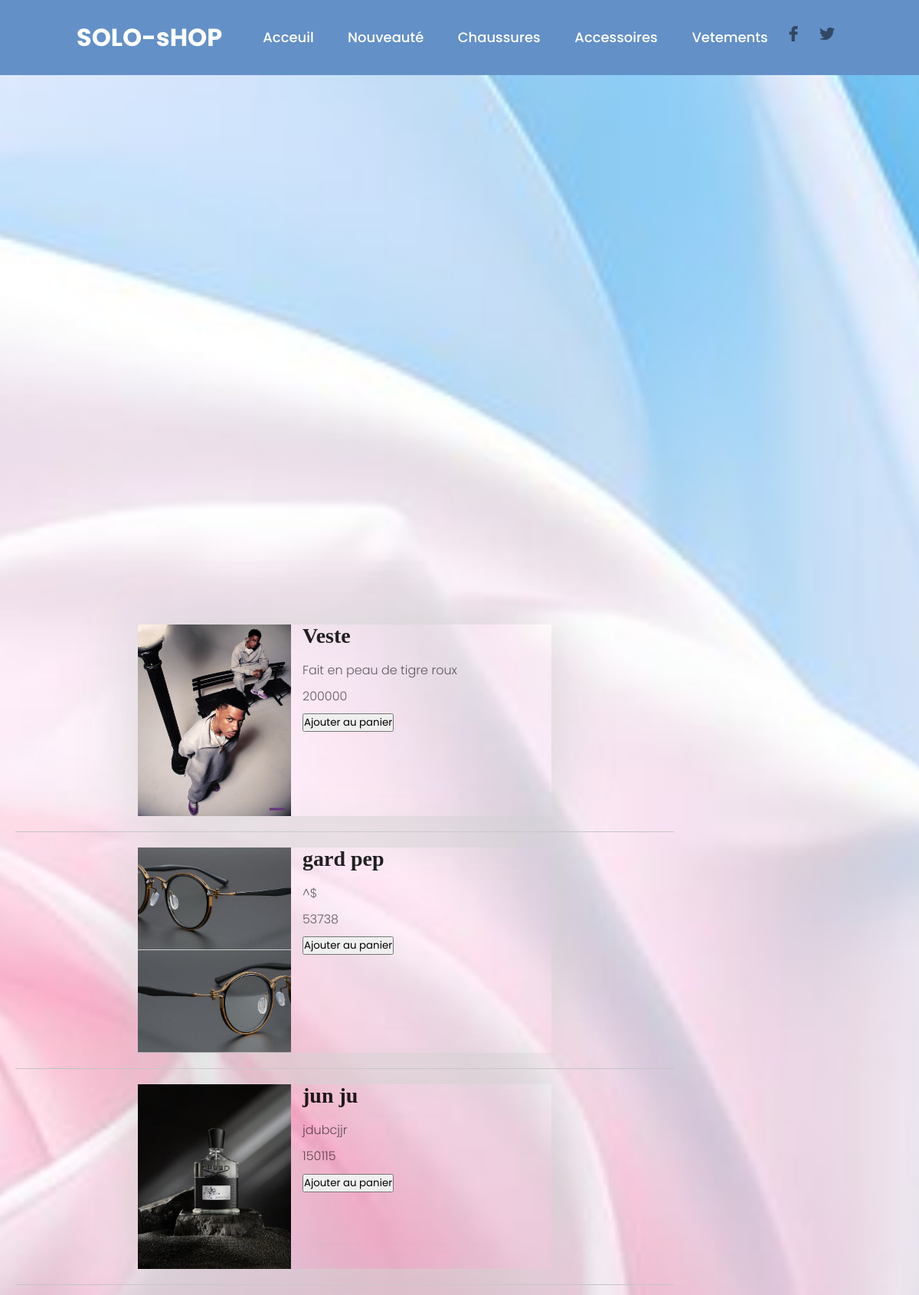
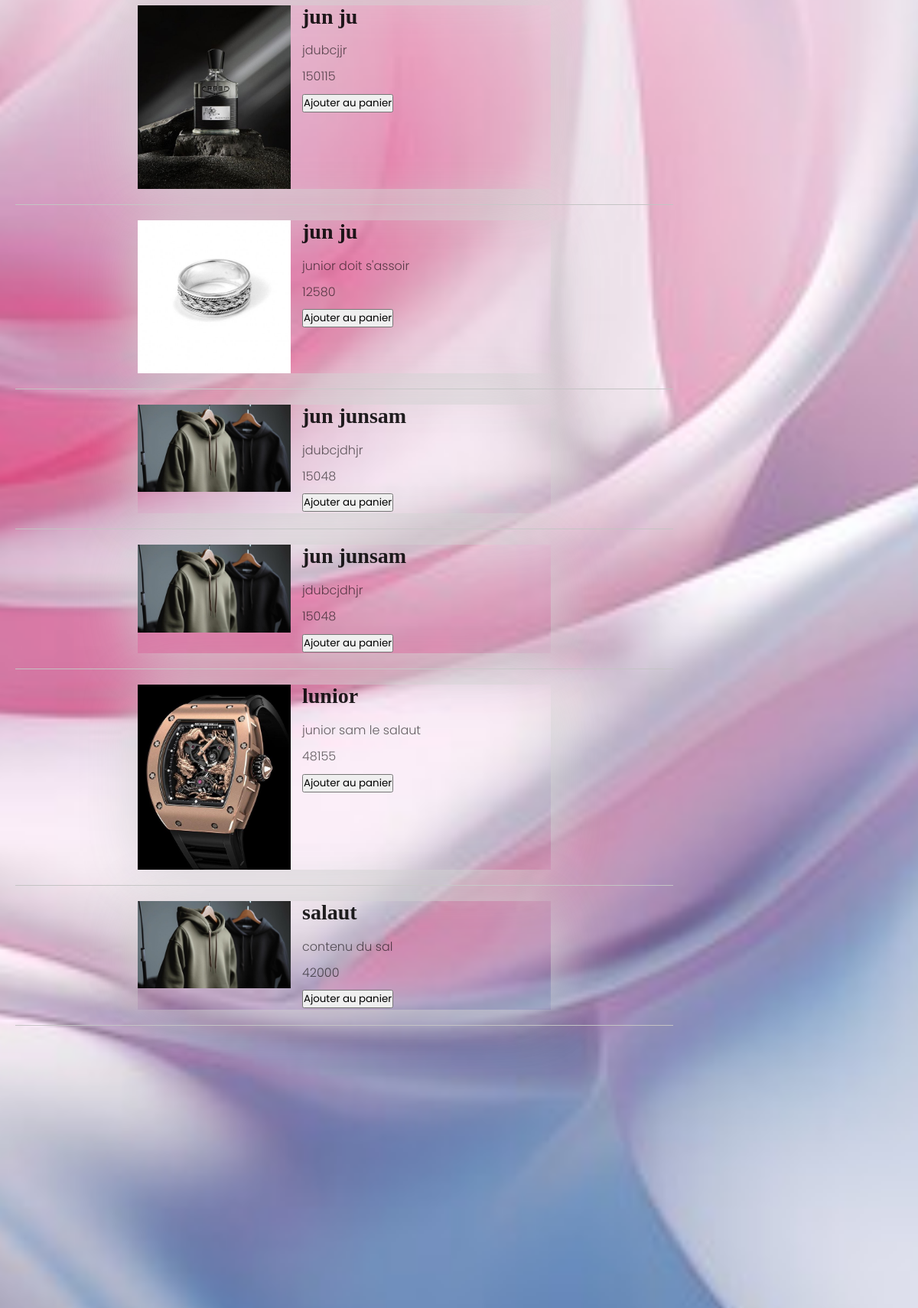
/index (upper part), run on the app's committed database (2 pictures, top to bottom).
### app/model.py (models this page shows)
class Article(db.Model):
	id = db.Column(db.Integer, primary_key = True)
	titre = db.Column(db.String(255), unique = False, nullable = False)
	contenue = db.Column(db.String(50), unique=False, nullable=True)
	utilisateur_id = db.Column(db.Integer, db.ForeignKey('utilisateur.id'))
	created_at = db.Column(db.Date, default = datetime.datetime.now())
	categorie_id = db.Column(db.Integer, db.ForeignKey('categorie.id'))
	image = db.Column(db.String, unique=False, nullable=False)
	prix = db.Column(db.Integer, unique=False, nullable=False)

### app/root.py (the view)
@app.route("/index", methods=['POST', 'GET'])             # affichage des articles enregistrés sur le formulaire par la page index.html
def index():
	article = Article.query.order_by(Article.titre)
	return render_template('index.html',articles = article)

### app/templates/index.html (shortened to what this page needs)
	{% extends 'base.html' %}
	{% block main %}
	<div id="videoBox">
		<video id="video" src="{{url_for('static',filename='Images/vid.mp4')}}" autoplay loop muted></video>
	</div>
	<main class="main">
	{% for article in articles %}
	<article class="article">
	<img src="{{url_for('static',filename='Images/'+article.image)}}" class="article-img">
	<h1 class="article-title">{{article.titre}}</h1>
	<h4 class="article-date">{{article.contenue}}</h4>
	<h4 class="article-date">{{article.prix}}</h4>
	<button>Ajouter au panier</button>
	</article>
	<hr>
	{% endfor %}
	</main>
	{% endblock %}

### app/templates/base.html (shortened to what this page needs)
<!DOCTYPE html>
<html>
<head>
	<link rel="stylesheet" type="text/css" href="{{url_for('static',filename='Style/style.css')}}">
</head>
<body>
	<header class="header">
		<a class="SOLO-CHOP">SOLO-sHOP</a>
			<nav class="nav">
                <a class="active" href="{{url_for('deb')}}">Acceuil</a>
				<a class="active" href="{{url_for('index')}}">Nouveauté</a>
				<a class="active" href="{{url_for('debut')}}"> Chaussures </a>
				<a class="active" href="{{url_for('debut1')}}"> Accessoires </a>
				<a class="active" href="{{url_for('debut2')}}"> Vetements </a>
			</nav>
			<div class="social">
				<a class="facebook" href="index.html"><img src="{{url_for('static',filename='Images/facebook.png')}}" width="20" height="20"></a>
				<a href="index.html"><img src="{{url_for('static',filename='Images/twitter.png')}}" width="20" height="20"></a>
			</div>
	</header>
    {%block main%}{%endblock%}
	 <footer class="footer">
		<footer class="footer">
		  </footer>
	</footer>
</body>
</html>

### app/static/Style/style.css (style rules this page uses)
* { margin:0 ; padding: 0; box-sizing: border-box; font-family: "Poppins",sans-serif; }
body { min-height: 0; background: url("../Images/boum.jpg") no-repeat; background-size: cover; background-position: center; font-size: 16px; font-family: "Montserrat", sans-serif; color: rgba(0, 0, 0, .87); line-height: 1.8; margin: 0; }
.header { position: fixed; top: 0; left: 0; width: 100%; padding: 20px 100px; background: rgb(99, 144, 199); display: flex; justify-content: space-between; align-items: center; z-index: 100; }
.SOLO-CHOP { font-size: 32px; color: white; text-decoration: none; font-weight: 700; }
.nav a { position: relative; font-size: 18px; color: white; font-weight: 500; text-decoration: none; margin-left: 40px; }
.nav a::before { content: ''; position: absolute; top: 0; left: 0; width: 0; height: 2px; background: #fff; transition: .3s; }
.header .social { float: right; }
.social a { padding: 0 10px; opacity: .5; }
.main { float: left; width: calc(100% - 300px); height: auto; z-index: 2; position: relative; }
.article { overflow: hidden; box-shadow: 0 1px 80px lightgray; margin: 15px 180px; }
.article-date { font-weight: 300; color: rgba(0, 0, 0, .6); margin-bottom: 5px; }
.article .article-img { float: left; width: 200px; height: 100%; margin-right: 15px; }
.article-title { line-height:1.1; font-size: 1.75rem; font-family: "Cardo", serif; margin: 0 0 15px 0; }
hr { border: none; background: #c4c4c4; height: 1px; margin: 20px; }
.footer { clear: both; background-color: #6098bd; }
.footer { padding: 7rem 1rem; background-color: var(--green); }
#videoBox { width: 100%; height: 100vh; overflow: hidden; }
#video { width: 100%; height: 100%; object-fit: cover; }

### data on the page
Article: image (picture), titre "Veste", contenue "Fait en peau de tigre roux", prix "200000"
Article: image (picture), titre "gard pep", contenue "^$", prix "53738"
Article: image (picture), titre "jun ju", contenue "jdubcjjr", prix "150115"
Article: image (picture), titre "jun ju", contenue "jdubcjjr", prix "150115"
Article: image (picture), titre "jun ju", contenue "junior doit s'assoir", prix "12580"
Article: image (picture), titre "jun junsam", contenue "jdubcjdhjr", prix "15048"
Article: image (picture), titre "jun junsam", contenue "jdubcjdhjr", prix "15048"
Article: image (picture), titre "lunior", contenue "junior sam le salaut", prix "48155"
Article: image (picture), titre "salaut", contenue "contenu du sal", prix "42000"
